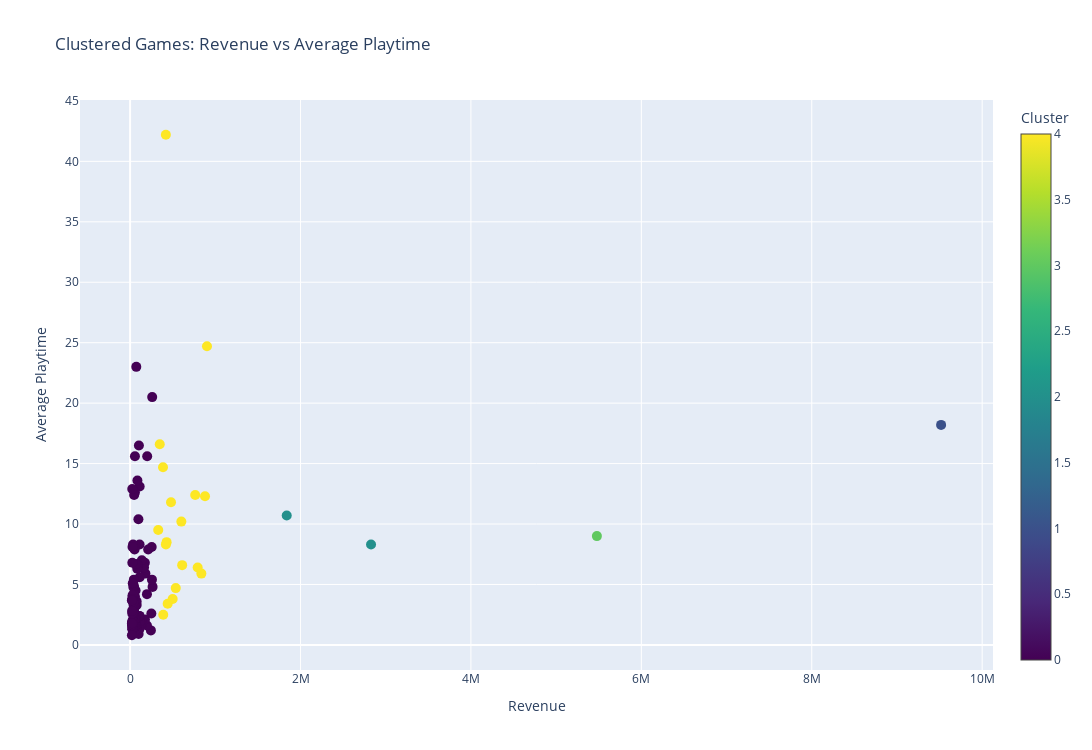

Notebook code for this chart:
### Code cell
# This code creates an interactive scatter plot to visualize clustered games based on revenue and average playtime.
# Games are grouped into clusters to help identify patterns.

import plotly.graph_objects as go
from sklearn.cluster import KMeans

# Prepare data
revenue = top_20_indie_pub['revenue']
avg_playtime = top_20_indie_pub['avg_playtime']

# Perform clustering
kmeans = KMeans(n_clusters=5, random_state=0).fit(top_20_indie_pub[['revenue', 'avg_playtime']])
clusters = kmeans.labels_

# Create scatter plot
fig = go.Figure(data=[go.Scatter(
    x=revenue,
    y=avg_playtime,
    mode='markers',
    marker=dict(
        size=10,
        color=clusters,  # Color points by cluster
        colorscale='Viridis',
        colorbar=dict(title='Cluster')
    ),
    text=top_20_indie_pub['game'],  # Show game names on hover
    textposition='top center'
)])

# Update layout
fig.update_layout(
    title='Clustered Games: Revenue vs Average Playtime',
    xaxis_title='Revenue',
    yaxis_title='Average Playtime',
    width=1200,
    height=750
)

# Save the plot as HTML
fig.write_html('../visuals/initial visuals/clustered_scatter_plot_revenue_playtime.html')

# Show the plot
fig.show()

### Figure 1 — Plotly figure (JSON) as saved in the notebook; plotly's stock layout.template omitted (floating-point values rounded to 4 significant figures; data arrays with more than 128 entries replaced by an {"elided": "..."} marker saying what was removed)
{"data": [{"marker": {"color": {"elided": "130 int values"}, "colorbar": {"title": {"text": "Cluster"}}, "colorscale": [[0, "#440154"], [0.1111, "#482878"], [0.2222, "#3e4989"], [0.3333, "#31688e"], [0.4444, "#26828e"], [0.5556, "#1f9e89"], [0.6667, "#35b779"], [0.7778, "#6ece58"], [0.8889, "#b5de2b"], [1, "#fde725"]], "size": 10}, "mode": "markers", "text": {"elided": "130 str values"}, "textposition": "top center", "type": "scatter", "x": {"elided": "130 int values"}, "y": {"elided": "130 float values"}}], "layout": {"height": 750, "title": {"text": "Clustered Games: Revenue vs Average Playtime"}, "width": 1200, "xaxis": {"title": {"text": "Revenue"}}, "yaxis": {"title": {"text": "Average Playtime"}}}}
